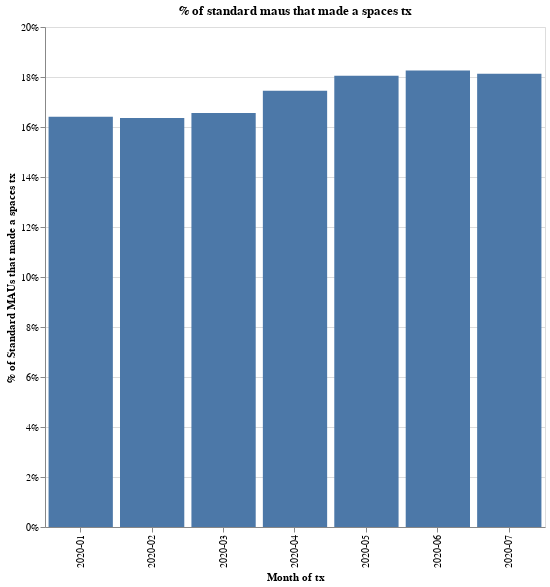

This figure's notebook cell:
### Code cell
df = pd.read_csv("tier_positioning_recenttx.csv").fillna(0)

df["spaces"] = 0
df.loc[df["n_spaces_tx"] > 0, "spaces"] = 1

df = df.groupby(["month"])["spaces"].agg("mean").reset_index()

alt.Chart(df).mark_bar().encode(
    x=alt.X("month", axis=alt.Axis(title="Month of tx")),
    y=alt.Y(
        "spaces",
        axis=alt.Axis(format="%", title="% of Standard MAUs that made a spaces tx"),
    ),
).properties(width=500, height=500, title="% of standard maus that made a spaces tx")

### Figure 1 — Vega-Lite specification as saved in the notebook (floating-point values rounded to 4 significant figures)
{"config": {"view": {"continuousWidth": 400, "continuousHeight": 300}}, "data": {"name": "data-28c224ddf1e70069c3a695645cebcb8b"}, "mark": "bar", "encoding": {"x": {"type": "nominal", "axis": {"title": "Month of tx"}, "field": "month"}, "y": {"type": "quantitative", "axis": {"format": "%", "title": "% of Standard MAUs that made a spaces tx"}, "field": "spaces"}}, "height": 500, "title": "% of standard maus that made a spaces tx", "width": 500, "$schema": "https://vega.github.io/schema/vega-lite/v4.0.2.json", "datasets": {"data-28c224ddf1e70069c3a695645cebcb8b": [{"month": "2020-01", "spaces": 0.1641}, {"month": "2020-02", "spaces": 0.1636}, {"month": "2020-03", "spaces": 0.1656}, {"month": "2020-04", "spaces": 0.1745}, {"month": "2020-05", "spaces": 0.1805}, {"month": "2020-06", "spaces": 0.1826}, {"month": "2020-07", "spaces": 0.1813}]}}
